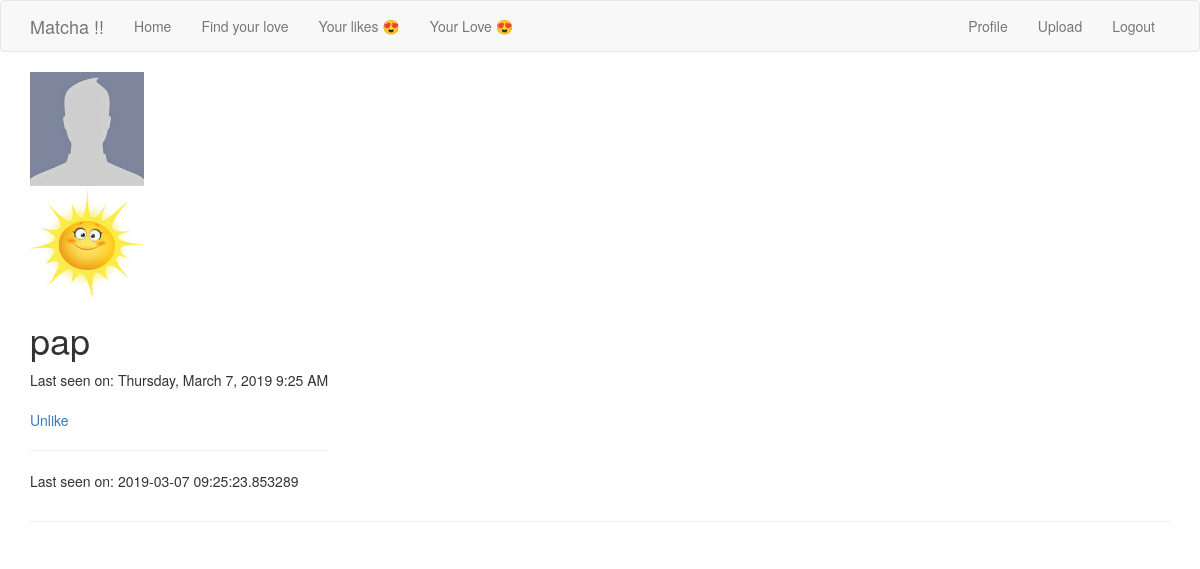
The page /user/pap/ (signed in) on the database its author committed.
### app/models.py (models this page shows, shortened)
class User(UserMixin, db.Model):
    id = db.Column(db.Integer, primary_key=True)
    username = db.Column(db.String(64), index=True, unique=True)
    firstname = db.Column(db.String(64), index=True)
    email = db.Column(db.String(120), index=True, unique=True)
    password_hash = db.Column(db.String(128))
    age = db.Column(db.Integer, index=True)
    sexpref = db.Column(db.String(64), index=True)
    fame = db.Column(db.Integer, index=True)
    bio = db.Column(db.String(256), index=True)
    last_seen = db.Column(db.DateTime, default=datetime.utcnow)
    path_pic = db.Column(db.String(120), index=True, default=None)
    liked = db.relationship(
        'User', secondary=likes,
        primaryjoin=(likes.c.likes_id == id),
        secondaryjoin=(likes.c.liked_id == id),
        backref=db.backref('likes', lazy='dynamic'),lazy='dynamic'
    )
    def does_like(self, user):
        return self.liked.filter(likes.c.liked_id == user.id).count() > 0
    def profile_pic(self):
        path = os.path.join(os.getenv('PATH_IMAGE', '/static/images') , self.username, 'profile_pic/')
        pic = os.listdir('app' + path)
        print(path + pic[0])
        return(path + pic[0])

### app/routes.py (the view)
@app.route('/user/<username>/')
@login_required
def user(username):
    user = User.query.filter_by(username=username).first_or_404()
    if not user.path_pic:
        fullfilename = ''
    else :
        fullfilename = os.listdir(os.path.join(app.config['UPLOAD_FOLDER'] + username))
        for file in fullfilename:
            if file == 'profile_pic':
                fullfilename.remove(file)
    profile_pic = user.profile_pic()
    return render_template('user.html', title='Profile', user=user, user_image = fullfilename, path_pic = user.path_pic, profile_pic=profile_pic)

### app/models.py (called while the page is built)
@login.user_loader
def load_user(id):
    return User.query.get(int(id))

### app/routes.py (called while the page is built)
@app.before_request
def before_request():
    if current_user.is_authenticated:
        current_user.last_seen = datetime.utcnow()
        db.session.commit()

### app/templates/user.html (shortened to what this page needs)
{% extends "base.html" %}
{% block app_content %}
    <table>
        <tr valign="top">
            <img src={{profile_pic}} alt="Beer" style="width:10%">
            <br>
            {% for image in user_image: %}
                <img src="{{ path_pic + '/' + image }}" alt="Beer" style="width:10%">
            {% endfor %}
            <td>
                <h1>{{ user.username }}</h1>
                {% if user.last_seen %}
                    <p>Last seen on: {{ moment(user.last_seen).format('LLLL') }}</p>
                {% endif %}
                {% if user == current_user %}
                    <p><a href="{{ url_for('edit_profile') }}">Edit your profile</a></p>
                {% elif not current_user.does_like(user) %}
                    <p><a href="{{ url_for('like', username=user.username) }}">Like</a></p>
                {% else %}
                    <p><a href="{{ url_for('unlike', username=user.username) }}">Unlike</a></p>
                {% endif %}
    <hr>
                {% if user.last_seen %}<p>Last seen on: {{ user.last_seen }}</p>{% endif %}
            </td>
        </tr>
    </table>
    <hr>
{% endblock %}

### rows shown on the page
User: path_pic (picture), username "pap", last_seen "Thursday, March 7, 2019 9:25 AM", last_seen "2019-03-07 09:25:23.853289"
